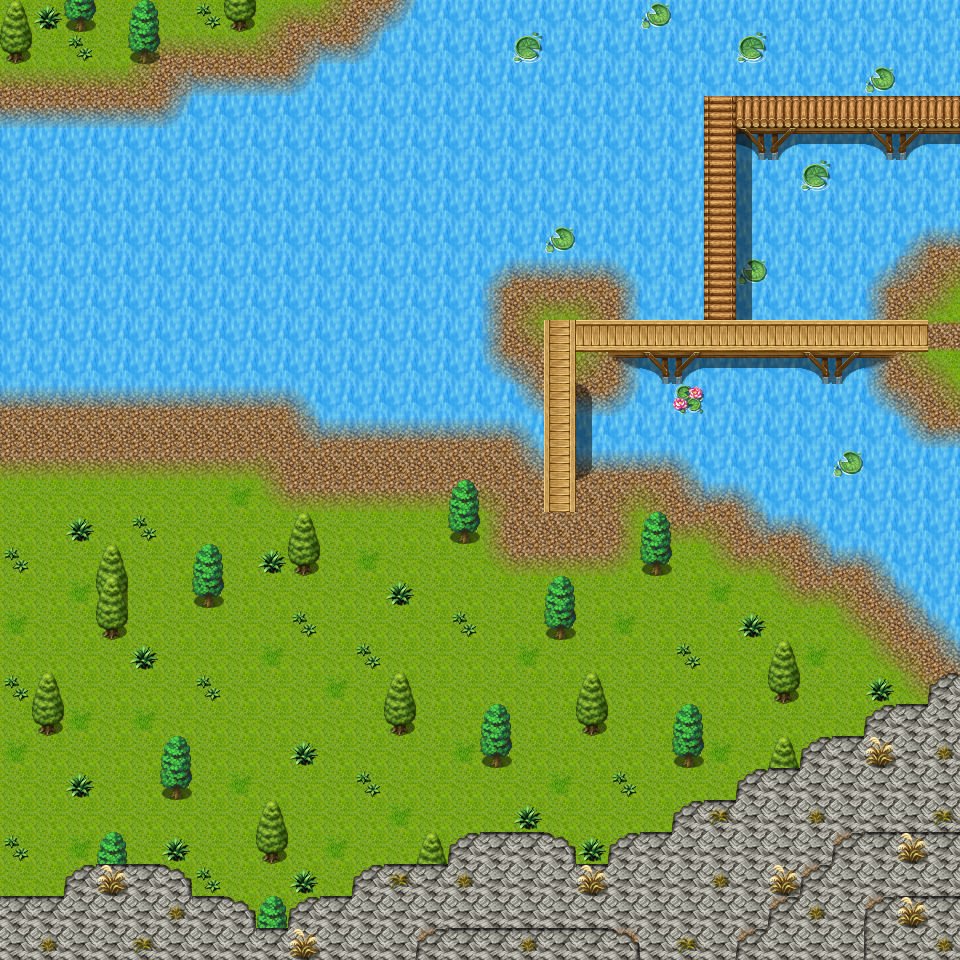

A 2D game scene composited from a Tiled map and its tileset images. What follows is a short description and the map's XML, with each tile layer's data collapsed to a summary:
An orthogonal 30x30 tile map with 32x32 px tiles, 3 tile layers (Ground, Objects, Above), 1 hidden layer not drawn, 15 tilesets and 11 objects (8x spawn, 3x mapchange).

<map version="1.0" orientation="orthogonal" width="30" height="30" tilewidth="32" tileheight="32">
    <properties>
        <property name="outdoors" value="1" />
    </properties>
    <tileset firstgid="1" name="map_6" tilewidth="32" tileheight="32">
        <image source="../drawable/map_6.png" width="256" height="256" />
    </tileset>
    <tileset firstgid="65" name="map_0" tilewidth="32" tileheight="32">
        <image source="../drawable/map_0.png" width="256" height="256" />
    </tileset>
    <tileset firstgid="129" name="map_4" tilewidth="32" tileheight="32">
        <image source="../drawable/map_4.png" width="256" height="256" />
    </tileset>
    <tileset firstgid="193" name="map_3" tilewidth="32" tileheight="32">
        <image source="../drawable/map_3.png" width="256" height="256" />
    </tileset>
    <tileset firstgid="257" name="map_36" tilewidth="32" tileheight="32">
        <image source="../drawable/map_36.png" width="256" height="256" />
    </tileset>
    <tileset firstgid="321" name="map_1" tilewidth="32" tileheight="32">
        <image source="../drawable/map_1.png" width="256" height="256" />
    </tileset>
    <tileset firstgid="385" name="map_5" tilewidth="32" tileheight="32">
        <image source="../drawable/map_5.png" width="256" height="256" />
    </tileset>
    <tileset firstgid="449" name="map_17" tilewidth="32" tileheight="32">
        <image source="../drawable/map_17.png" width="256" height="256" />
    </tileset>
    <tileset firstgid="513" name="map_13" tilewidth="32" tileheight="32">
        <image source="../drawable/map_13.png" width="256" height="256" />
    </tileset>
    <tileset firstgid="577" name="map_27" tilewidth="32" tileheight="32">
        <image source="../drawable/map_27.png" width="256" height="256" />
    </tileset>
    <tileset firstgid="641" name="map_19" tilewidth="32" tileheight="32">
        <image source="../drawable/map_19.png" width="256" height="256" />
    </tileset>
    <tileset firstgid="705" name="map_46" tilewidth="32" tileheight="32">
        <image source="../drawable/map_46.png" width="256" height="256" />
    </tileset>
    <tileset firstgid="769" name="map_38" tilewidth="32" tileheight="32">
        <image source="../drawable/map_38.png" width="256" height="256" />
    </tileset>
    <tileset firstgid="833" name="map_2" tilewidth="32" tileheight="32">
        <image source="../drawable/map_2.png" width="256" height="256" />
    </tileset>
    <tileset firstgid="897" name="map_20" tilewidth="32" tileheight="32">
        <image source="../drawable/map_20.png" width="256" height="256" />
    </tileset>
    <layer name="Ground" width="30" height="30">
        <data>[900 cells, 900 non-empty, 7 distinct tile ids]</data>
    </layer>
    <layer name="Objects" width="30" height="30">
        <data>[900 cells, 289 non-empty, 35 distinct tile ids]</data>
    </layer>
    <layer name="Above" width="30" height="30">
        <data>[900 cells, 53 non-empty, 16 distinct tile ids]</data>
    </layer>
    <layer name="Walkable" width="30" height="30" visible="0">
        <data>[900 cells, 547 non-empty, 1 distinct tile ids]</data>
    </layer>
    <objectgroup name="Mapevents" visible="0">
        <object name="west" type="mapchange" x="0" y="416" width="32" height="480">
            <properties>
                <property name="map" value="waterway13" />
                <property name="place" value="east" />
            </properties>
        </object>
        <object name="east" type="mapchange" x="928" y="256" width="32" height="160">
            <properties>
                <property name="map" value="waterway9" />
                <property name="place" value="west" />
            </properties>
        </object>
        <object name="north" type="mapchange" x="928" y="96" width="32" height="32">
            <properties>
                <property name="map" value="waterway9" />
                <property name="place" value="north" />
            </properties>
        </object>
    </objectgroup>
    <objectgroup name="Spawn" visible="0">
        <object name="erumen_2" type="spawn" x="64" y="416" width="288" height="512">
            <properties>
                <property name="quantity" value="4" />
                <property name="spawngroup" value="erumen_2" />
            </properties>
        </object>
        <object name="erumen_3" type="spawn" x="256" y="544" width="672" height="384">
            <properties>
                <property name="quantity" value="4" />
                <property name="spawngroup" value="erumen_3" />
            </properties>
        </object>
        <object name="izthiel_3" type="spawn" x="544" y="384" width="32" height="96">
            <properties>
                <property name="spawngroup" value="izthiel_3" />
            </properties>
        </object>
        <object name="izthiel_4" type="spawn" x="608" y="320" width="64" height="32">
            <properties>
                <property name="spawngroup" value="izthiel_4" />
            </properties>
        </object>
        <object name="izthiel_3_1" type="spawn" x="128" y="384" width="384" height="128">
            <properties>
                <property name="spawngroup" value="izthiel_3" />
            </properties>
        </object>
        <object name="izthiel_3_2" type="spawn" x="608" y="480" width="320" height="160">
            <properties>
                <property name="spawngroup" value="izthiel_3" />
            </properties>
        </object>
        <object name="izthiel_3_3" type="spawn" x="736" y="320" width="64" height="32">
            <properties>
                <property name="spawngroup" value="izthiel_3" />
            </properties>
        </object>
        <object name="izthiel_4_1" type="spawn" x="704" y="192" width="32" height="96">
            <properties>
                <property name="spawngroup" value="izthiel_4" />
            </properties>
        </object>
    </objectgroup>
    <objectgroup name="Keys" visible="0" />
</map>
